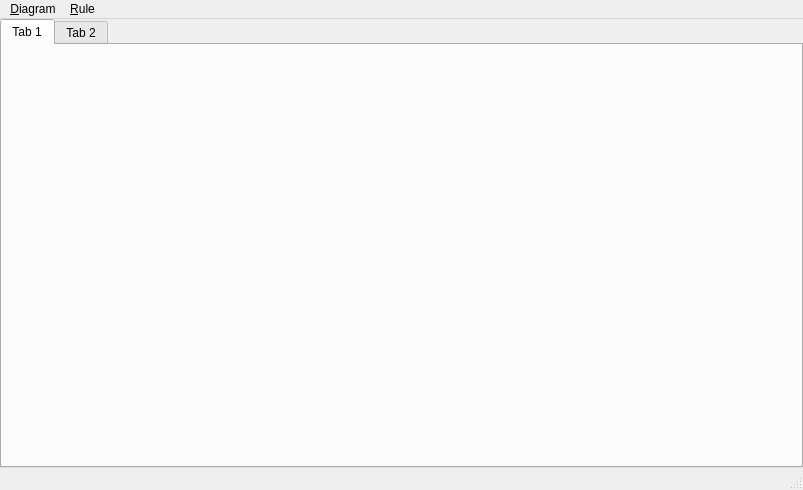
<?xml version="1.0" encoding="UTF-8"?>
<ui version="4.0">
 <class>MainWindow</class>
 <widget class="QMainWindow" name="MainWindow">
  <property name="geometry">
   <rect>
    <x>0</x>
    <y>0</y>
    <width>803</width>
    <height>490</height>
   </rect>
  </property>
  <property name="windowTitle">
   <string>MainWindow</string>
  </property>
  <widget class="QWidget" name="centralwidget">
   <layout class="QGridLayout" name="gridLayout_2">
    <property name="leftMargin">
     <number>0</number>
    </property>
    <property name="topMargin">
     <number>0</number>
    </property>
    <property name="rightMargin">
     <number>0</number>
    </property>
    <property name="bottomMargin">
     <number>0</number>
    </property>
    <item row="0" column="0">
     <widget class="QTabWidget" name="centralTabs">
      <widget class="QWidget" name="tab">
       <attribute name="title">
        <string>Tab 1</string>
       </attribute>
      </widget>
      <widget class="QWidget" name="tab_2">
       <attribute name="title">
        <string>Tab 2</string>
       </attribute>
      </widget>
     </widget>
    </item>
   </layout>
  </widget>
  <widget class="QMenuBar" name="menubar">
   <property name="geometry">
    <rect>
     <x>0</x>
     <y>0</y>
     <width>803</width>
     <height>22</height>
    </rect>
   </property>
   <widget class="QMenu" name="menuDiagram">
    <property name="title">
     <string>&amp;Diagram</string>
    </property>
    <addaction name="actionNewDiagram"/>
   </widget>
   <widget class="QMenu" name="menuRule">
    <property name="title">
     <string>&amp;Rule</string>
    </property>
    <addaction name="actionNewRule"/>
   </widget>
   <addaction name="menuDiagram"/>
   <addaction name="menuRule"/>
  </widget>
  <widget class="QStatusBar" name="statusbar"/>
  <action name="actionNewDiagram">
   <property name="text">
    <string>&amp;New</string>
   </property>
   <property name="shortcut">
    <string>Ctrl+N</string>
   </property>
  </action>
  <action name="actionNewRule">
   <property name="text">
    <string>&amp;New</string>
   </property>
  </action>
 </widget>
 <resources/>
 <connections/>
</ui>
